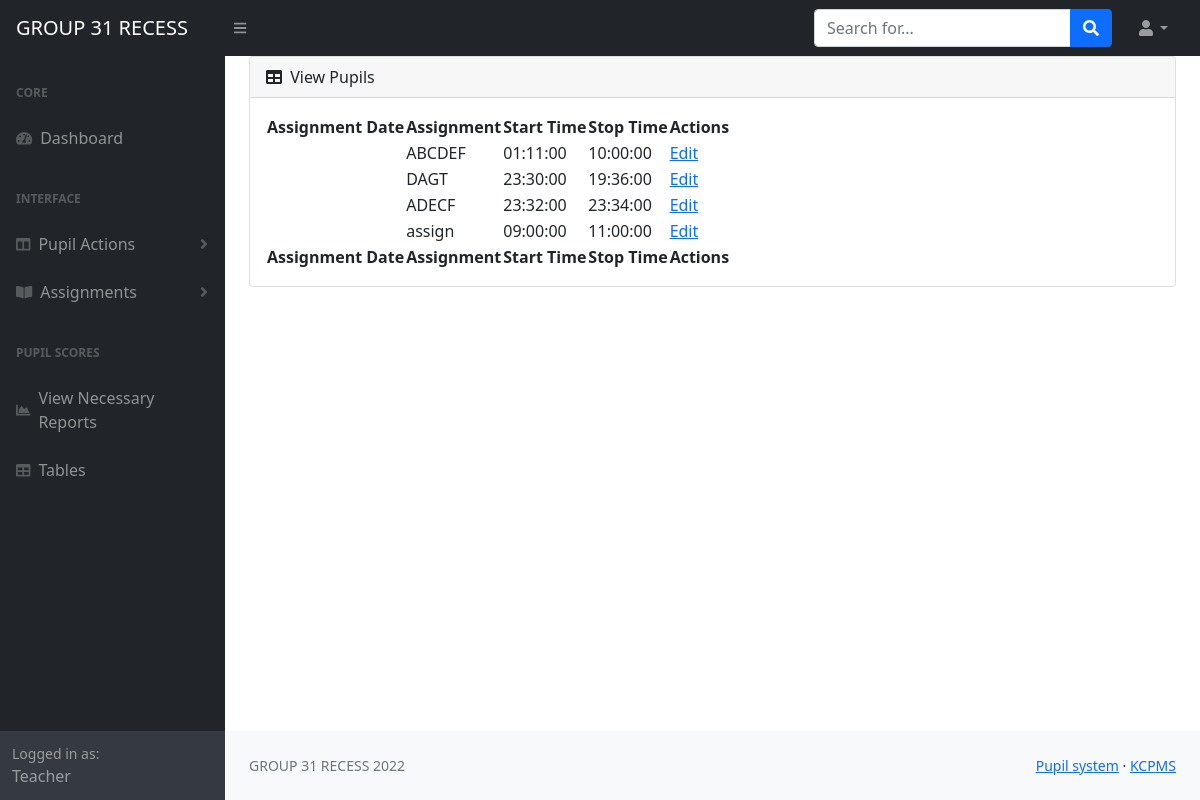
The app's page /assignments/view_assignments.php (signed in) with its own data.
### tables this page shows
CREATE TABLE `assignments` (
  `id` int(11) NOT NULL,
  `assignment` text NOT NULL,
  `startDate` date NOT NULL,
  `startTime` time NOT NULL,
  `endDate` date NOT NULL,
  `endTime` time NOT NULL,
  `status` int(11) NOT NULL DEFAULT 1,
  `created_on` timestamp NOT NULL DEFAULT current_timestamp(),
  `created_by` int(11) DEFAULT NULL
);

### helpers/Connection.php (called while the page is built, shortened)
<?php
class Connection
{
    private $conn;
    public function __construct($database = "kcpms")
    {
        $servername = "127.0.0.1";
        $username = "root";
        $password = "";
        $this->conn = new mysqli($servername, $username, $password);
        mysqli_select_db($this->conn, $database);
    }
    public function select($table, $cols = array(), $where = [])
    {
        $q = "select ";
        if (empty($cols)) {
            $q = "select *";
        }
        $q .= " from $table";
        $query = mysqli_query($this->conn, $q);
        $result = array();
        if ($query) {
            while ($row = mysqli_fetch_array($query, MYSQLI_ASSOC)) {
                $result[] = $row;
            }
            return $result;
        } else {
            echo 'Erorr ' . mysqli_error($this->conn);
        }
        return FALSE;
    }
}

### assignments/view_assignments.php (the view, shortened to what this page needs)
<?php
include_once '../helpers/Connection.php';
$connection = new Connection();
$assigns = $connection->select('assignments', []);
?>
<!DOCTYPE html>
<html lang="en">
<head>
    <link href="https://cdn.jsdelivr.net/npm/simple-datatables@latest/dist/style.css" rel="stylesheet" />
    <link href="../css/styles.css" rel="stylesheet" />
</head>
<body class="sb-nav-fixed">
    <?php
    include('../navbar.php');
    ?>
    <div id="layoutSidenav">
        <?php
        include '../sidebar.php';
        ?>
        <div id="layoutSidenav_content">
            <main>
                <div class="container-fluid px-4">
                    <div class="card mb-4">
                        <div class="card-header">
                            <i class="fas fa-table me-1"></i> View Pupils
                        </div>
                        <div class="card-body">
                            <table id="datatablesSimple">
                                <thead>
                                    <tr>
                                        <th>Assignment Date</th>
                                        <th>Assignment</th>
                                        <th>Start Time</th>
                                        <th>Stop Time</th>
                                        <th>Actions</th>
                                    </tr>
                                </thead>
                                <tfoot>
                                    <tr>
                                        <th>Assignment Date</th>
                                        <th>Assignment</th>
                                        <th>Start Time</th>
                                        <th>Stop Time</th>
                                        <th>Actions</th>
                                    </tr>
                                </tfoot>
                                <tbody>
                                    <?php
                                    foreach ($assigns as $assign) {
                                    ?>
                                    <tr>
                                    <td><?= $assign['assignmentDate']?></td>
                                        <td><?= $assign['assignment']?></td>
                                        <td><?= $assign['startTime']?></td>
                                        <td><?= $assign['endTime']?></td>
                                         <td>
                                             <a href="">Edit</a>
                                         </td>
                                    </tr>
                                    <?php
                                    }
                                    ?>
                                </tbody>
                            </table>
                        </div>
                    </div>
                </div>
            </main>
            <footer class="py-4 bg-light mt-auto">
                <div class="container-fluid px-4">
                    <div class="d-flex align-items-center justify-content-between small">
                        <div class="text-muted">GROUP 31 RECESS 2022</div>
                        <div>
                            <a href="#">Pupil system</a> &middot;
                            <a href="#">KCPMS</a>
                        </div>
                    </div>
                </div>
            </footer>
        </div>
    </div>
</body>
</html>

### assignments/view_assignments.php (style rules this page uses)
body { background-image: url('default.jpg'); }

### records on screen
assignments: assignment "ABCDEF", startTime "01:11:00", endTime "10:00:00"
assignments: assignment "DAGT", startTime "23:30:00", endTime "19:36:00"
assignments: assignment "ADECF", startTime "23:32:00", endTime "23:34:00"
assignments: assignment "assign", startTime "09:00:00", endTime "11:00:00"
